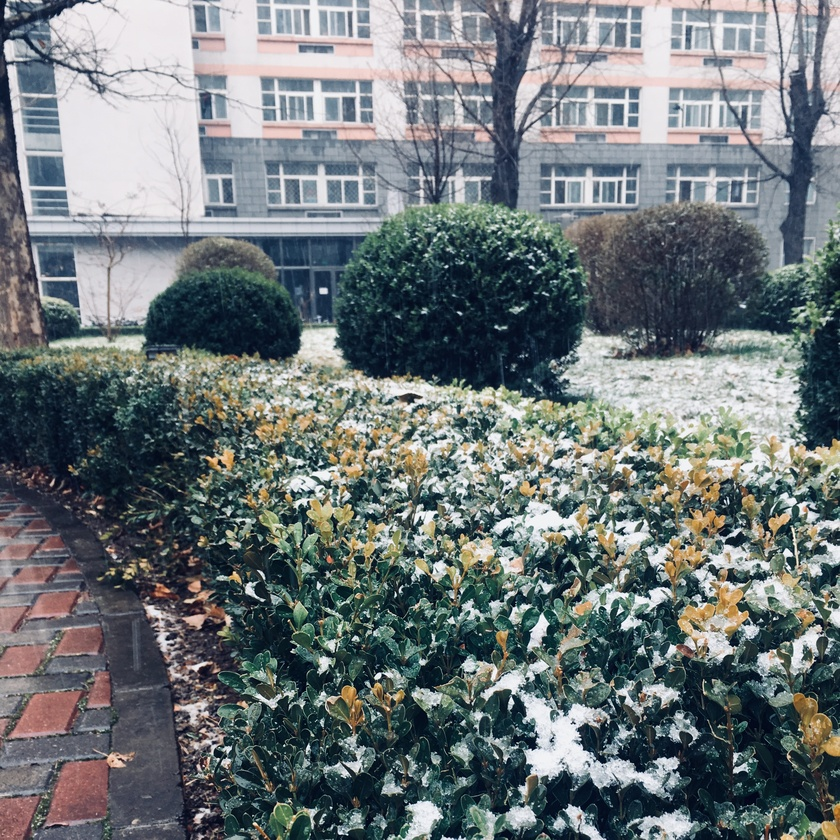
#> input picture IMG_E3692.JPG, 840 x 840 px, shrunk from 3024 x 3025 before the run
$ python picture.py
#> lines starting #> are read from the running program, lines starting #| are printed output that depends on the picture
#> in to9img, image is the input picture: PIL image 840x840 RGB; mean R, G, B 110.3, 118.3, 120.6
from PIL import Image

import os


def fill_image(image):
    width, height = image.size
#> width = 840; height = 840
    new_len = max(width, height)
#> new_len = 840

    # 生成新图片是正方形，长度为原宽高中长的 保证可以覆盖全图内容
    new_image = Image.new(image.mode, (new_len, new_len), color='white')
#> new_image: PIL image 840x840 RGB; every value is 255

    # 根据两种不同的情况，将原图片放入新建的空白图片中部
    if width > height:
        new_image.paste(image, (0, int((new_len - height) / 2)))
    else:
        new_image.paste(image, (int((new_len - width) / 2), 0))
    return new_image


def cut_image(image):
    width, height = image.size
#> width = 840; height = 840
    item_width = int(width / 3)
#> item_width = 280

    # 保存每一个小切图的区域
    box_list = []

    for i in range(3):
        for j in range(3):
            # 切图区域是矩形，位置由对角线的两个点(左上和右下)确定
            box = (j * item_width, i * item_width, (j + 1) * item_width, (i + 1) * item_width)
            box_list.append(box)

    image_list = [image.crop(box) for box in box_list]
#> image_list = 9 items
    return image_list


def save_images(image_list, out_dir):
    for (index, image) in enumerate(image_list):
        image.save(f"{out_dir}/{index}.png", "PNG")


def to9img(file_path, out_dir='.'):
    image = Image.open(file_path)
    image = fill_image(image)
    image_list = cut_image(image)
#> image_list = 9 items
    save_images(image_list, out_dir)
#> the loop in save_images, `for (index, image) in enumerate(image_list):` made 9 passes
#> pass 1, in save_images, `image.save(f"{out_dir}/{index}.png", "PNG")`:
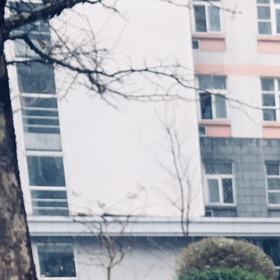
#> saved as 0.png: PIL image 280x280 RGB; mean R, G, B 171.8, 174.8, 182.5
#> pass 2, in save_images, `image.save(f"{out_dir}/{index}.png", "PNG")`:
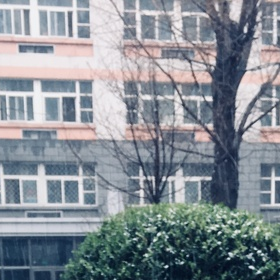
#> saved as 1.png: PIL image 280x280 RGB; mean R, G, B 133.5, 141.2, 148.6


if __name__ == '__main__':
    to9img('IMG_E3692.JPG')

$ run again, with 0.png saved as IMG_E3692.JPG
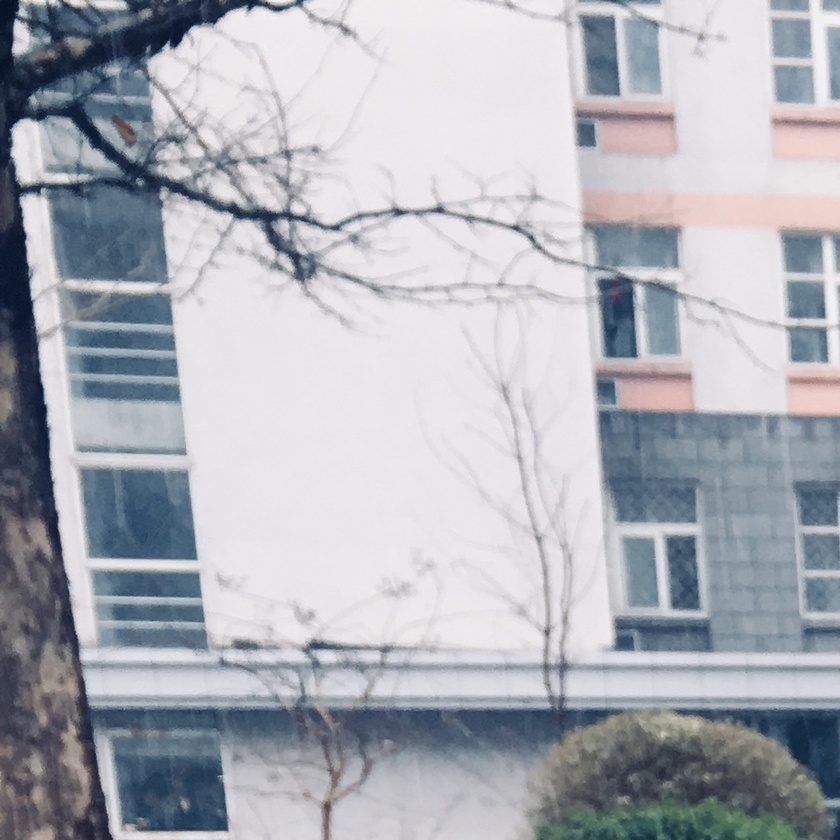
#> input picture 0.png, 840 x 840 px, shrunk from 1008 x 1008 before the run
#> in to9img, image is the input picture: PIL image 840x840 RGB; mean R, G, B 171.8, 174.8, 182.4
#> new_image: PIL image 840x840 RGB; every value is 255
#> in cut_image, `image_list = [image.crop(box) for box in box_list]`: image_list = 9 items
#> the loop in save_images, `for (index, image) in enumerate(image_list):` made 9 passes
#> pass 1, in save_images, `image.save(f"{out_dir}/{index}.png", "PNG")`:
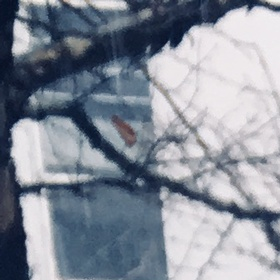
#> saved as 0.png: PIL image 280x280 RGB; mean R, G, B 134.3, 141.4, 153.4
#> pass 2, in save_images, `image.save(f"{out_dir}/{index}.png", "PNG")`:
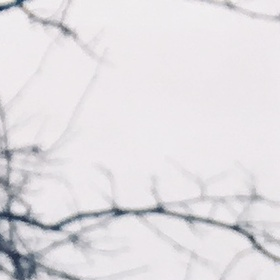
#> saved as 1.png: PIL image 280x280 RGB; mean R, G, B 225.1, 222.1, 225.9

$ run again, with 1.png saved as IMG_E3692.JPG
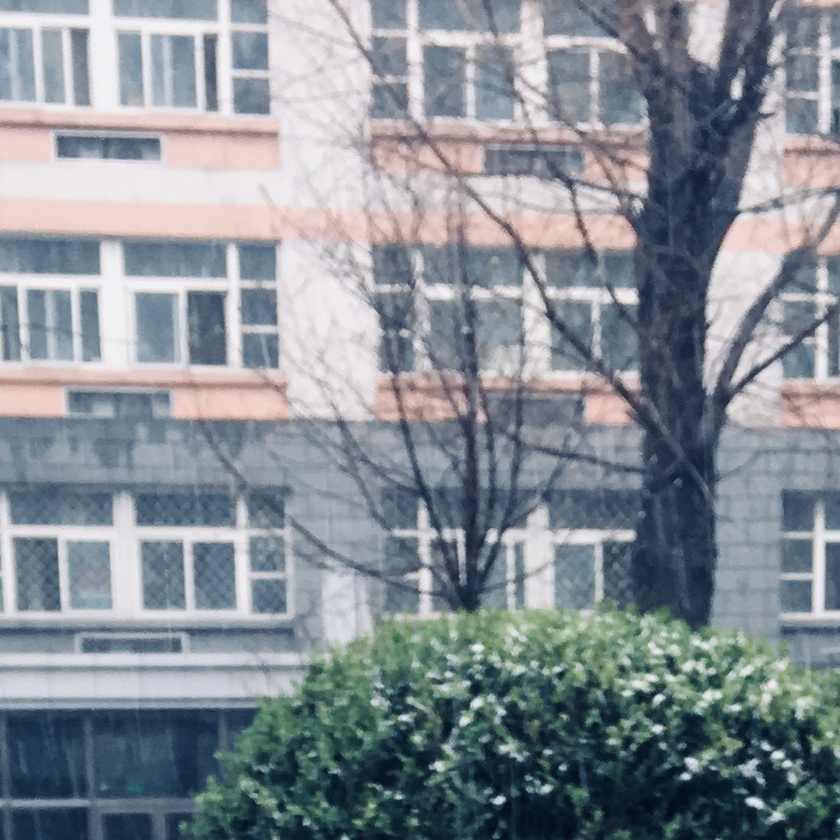
#> input picture 1.png, 840 x 840 px, shrunk from 1008 x 1008 before the run
#> in to9img, image is the input picture: PIL image 840x840 RGB; mean R, G, B 133.5, 141.2, 148.6
#> new_image: PIL image 840x840 RGB; every value is 255
#> in cut_image, `image_list = [image.crop(box) for box in box_list]`: image_list = 9 items
#> the loop in save_images, `for (index, image) in enumerate(image_list):` made 9 passes
#> pass 1, in save_images, `image.save(f"{out_dir}/{index}.png", "PNG")`:
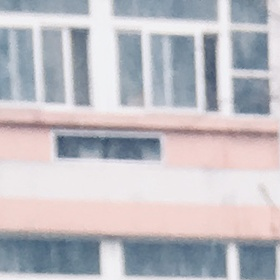
#> saved as 0.png: PIL image 280x280 RGB; mean R, G, B 190.9, 188.7, 194.3
#> pass 2, in save_images, `image.save(f"{out_dir}/{index}.png", "PNG")`:
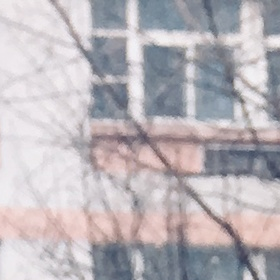
#> saved as 1.png: PIL image 280x280 RGB; mean R, G, B 185.5, 180.2, 184.9
